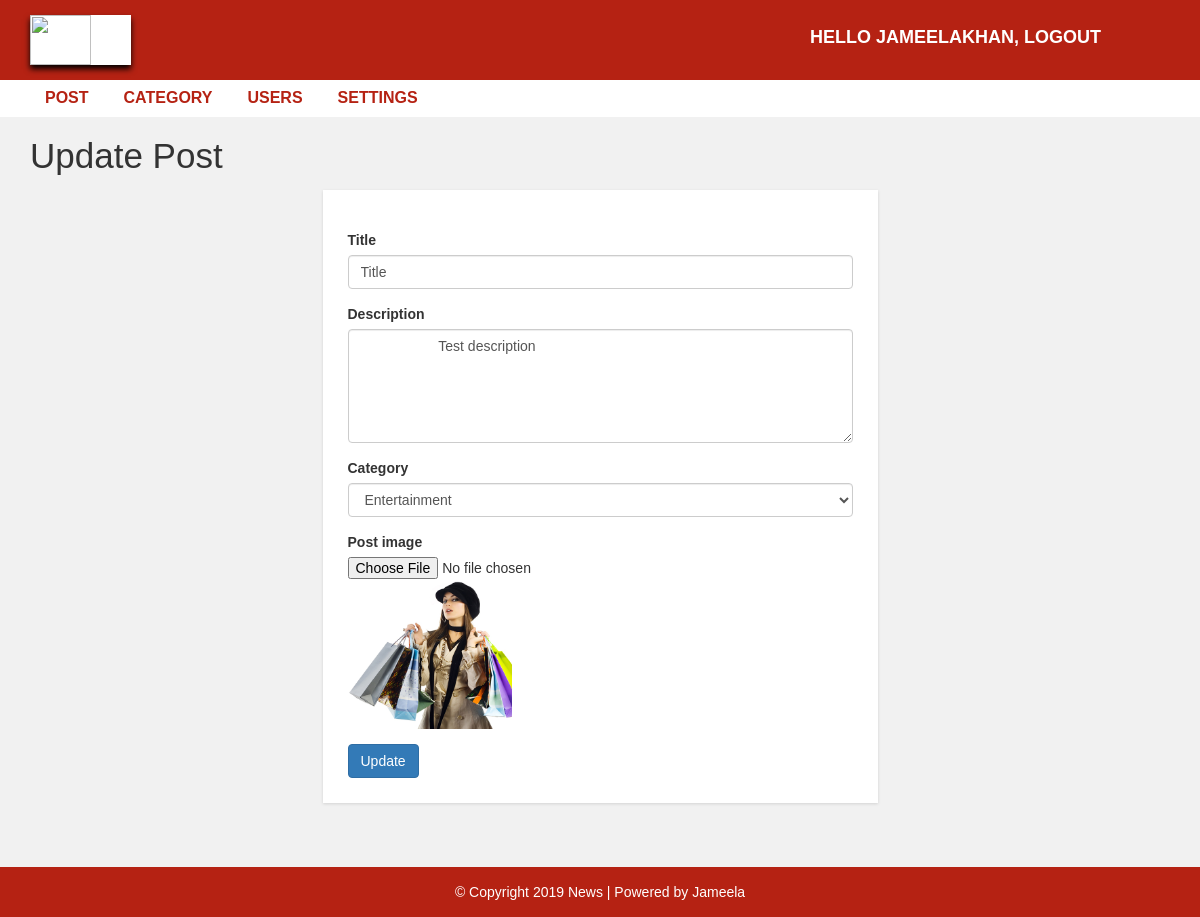
The page /admin/update-post.php?id=54 (signed in) on the database its author committed.
### tables this page shows
CREATE TABLE `post` (
  `post_id` int(11) NOT NULL,
  `title` varchar(100) NOT NULL,
  `description` text NOT NULL,
  `category` varchar(100) NOT NULL,
  `post_date` varchar(50) NOT NULL,
  `author` int(11) NOT NULL,
  `post_img` varchar(100) NOT NULL
);

### admin/update-post.php (the view, shortened to what this page needs)
<?php include "header.php";
?>
<div id="admin-content">
  <div class="container">
  <div class="row">
    <div class="col-md-12">
        <h1 class="admin-heading">Update Post</h1>
    </div>
    <div class="col-md-offset-3 col-md-6">
      <?php
        include "config.php";
        $post_id = $_GET['id'];
        $sql = "SELECT post.post_id, post.title, post.description,post.post_img,
        category.category_name, post.category FROM post
        LEFT JOIN category ON post.category = category.category_id
        LEFT JOIN user ON post.author = user.user_id
        WHERE post.post_id = {$post_id}";
        $result = mysqli_query($conn, $sql) or die("Query Failed.");
        if(mysqli_num_rows($result) > 0){
          while($row = mysqli_fetch_assoc($result)) {
      ?>
        <form action="save-update-post.php" method="POST" enctype="multipart/form-data" autocomplete="off">
            <div class="form-group">
                <label for="exampleInputTile">Title</label>
                <input type="text" name="post_title"  class="form-control" id="exampleInputUsername" value="<?php echo $row['title']; ?>">
            </div>
            <div class="form-group">
                <label for="exampleInputPassword1"> Description</label>
                <textarea name="postdesc" class="form-control"  required rows="5">
                    <?php echo $row['description']; ?>
                </textarea>
            </div>
            <div class="form-group">
                <label for="exampleInputCategory">Category</label>
                <select class="form-control" name="category">
                  <?php
                    include "config.php";
                    $sql1 = "SELECT * FROM category";
                    $result1 = mysqli_query($conn, $sql1) or die("Query Failed.");
                    if(mysqli_num_rows($result1) > 0){
                      while($row1 = mysqli_fetch_assoc($result1)){
                        if($row['category'] == $row1['category_id']){
                          $selected = "selected";
                        }else{
                          $selected = "";
                        }
                        echo "<option {$selected} value='{$row1['category_id']}'>{$row1['category_name']}</option>";
                      }
                    }
                  ?>
                </select>
            </div>
            <div class="form-group">
                <label for="">Post image</label>
                <input type="file" name="new-image">
                <img  src="upload/<?php echo $row['post_img']; ?>" height="150px">
            </div>
            <input type="submit" name="submit" class="btn btn-primary" value="Update" />
        </form>
        <?php
          }
        }else{
          echo "Result Not Found.";
        }
        ?>
      </div>
    </div>
  </div>
</div>
<?php include "footer.php"; ?>

### css/style.css (style rules this page uses)
body { background: #f1f1f1; font-family: sans-serif,arial,Helvetica; }
#admin-content { padding: 20px 0; min-height: 750px; }
#admin-content .admin-heading { font-size: 35px; margin: 0 0 15px; }
form { background: #fff; padding: 25px; box-shadow:0 1px 3px rgba(0, 0, 0, 0.13); }

### rows shown on the page
post: post_title "Title", postdesc "Test description", post_img (picture)

### other values the page prints
$_SESSION["username"] "JAMEELAKHAN"
form field category "Entertainment"
